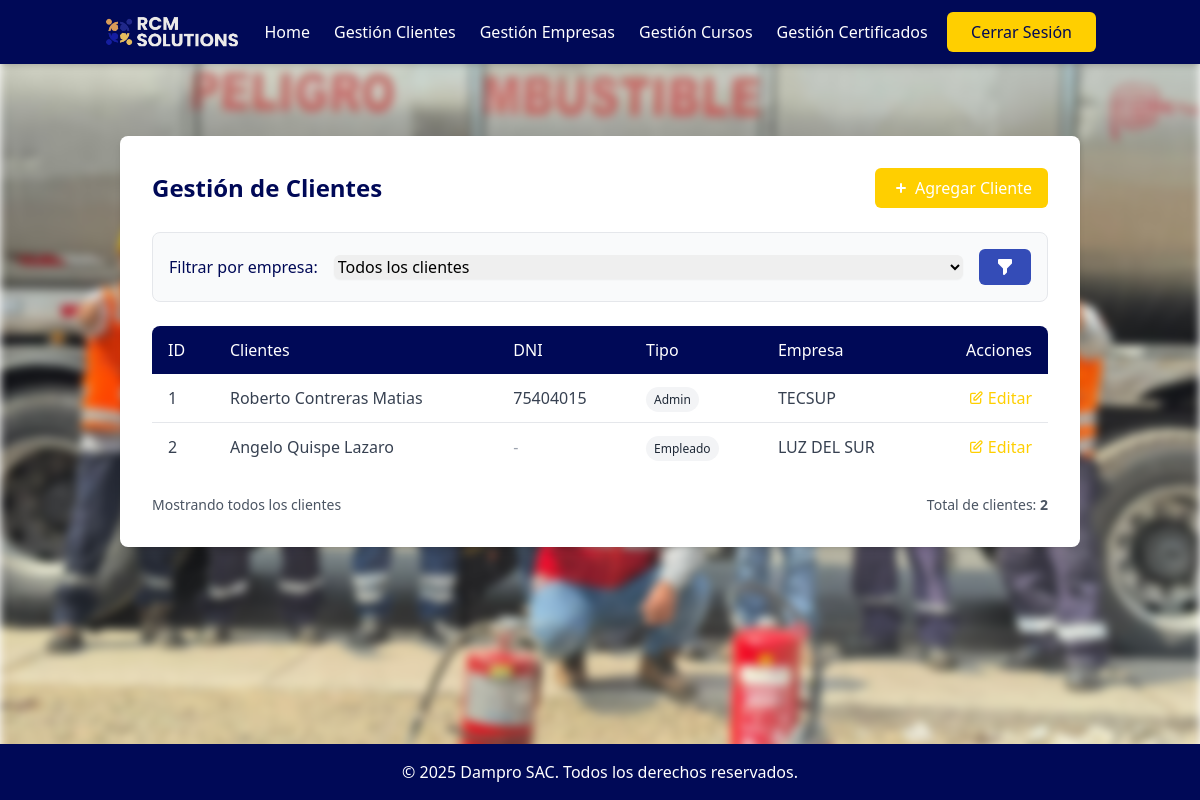
Page /dashboard/usuarios/ (signed in) on the committed database.
### system/models.py (models this page shows)
class Usuario(models.Model):
    first_name = models.CharField(max_length=100)
    last_name = models.CharField(max_length=100)
    second_last_name = models.CharField(max_length=100, blank=True, null=True)
    dni = models.CharField(max_length=8, unique=True, null=True, blank=True)  # DNI peruano estándar de 8 dígitos
    user_type = models.CharField(max_length=50)
    empresa = models.ForeignKey(Empresa, on_delete=models.CASCADE, related_name='usuarios', null=True, blank=True)

class Empresa(models.Model):
    ruc = models.CharField(max_length=11, unique=True)
    nombre = models.CharField(max_length=200)  # razón social

### system/views.py (the view)
# urls.py: path('dashboard/usuarios/',       views.gestion_usuarios, name='gestion_usuarios'),
@login_required
def gestion_usuarios(request):
    empresas = Empresa.objects.all()
    empresa_id = request.GET.get('empresa_id')
    if empresa_id and empresa_id.isdigit() and int(empresa_id) > 0:
        usuarios = Usuario.objects.filter(empresa_id=int(empresa_id))
        empresa_seleccionada = int(empresa_id)
    elif empresa_id == 'sin_empresa':
        usuarios = Usuario.objects.filter(empresa__isnull=True)
        empresa_seleccionada = 'sin_empresa'
    else:
        usuarios = Usuario.objects.all()
        empresa_seleccionada = 'todos'
    return render(request, 'system/gestion_usuarios.html', {
        'usuarios': usuarios,
        'empresas': empresas,
        'empresa_seleccionada': empresa_seleccionada
    })

### system/views.py (called while the page is built)
def login_required(view_func):
    @wraps(view_func)
    def wrapped_view(request, *args, **kwargs):
        if not request.session.get('user_id'):
            return redirect('system:login')
        return view_func(request, *args, **kwargs)
    return wrapped_view

### system/templates/system/gestion_usuarios.html (shortened to what this page needs)
{% extends 'system/base_logged.html' %}
{% block content %}
<section class="gestion-clientes py-12">
  <div class="container mx-auto px-4">
    <div class="bg-white rounded-lg shadow-md p-8 max-w-6xl mx-auto">
      <div class="flex justify-between items-center mb-6">
        <h1 class="text-2xl font-bold text-rcm-navy">Gestión de Clientes</h1>
        <a href="{% url 'system:add_usuario' %}" class="bg-rcm-gold text-white py-2 px-4 rounded-md font-medium hover:bg-opacity-90 transition-colors flex items-center">
          <svg xmlns="http://www.w3.org/2000/svg" class="h-5 w-5 mr-1" viewBox="0 0 20 20" fill="currentColor">
            <path fill-rule="evenodd" d="M10 5a1 1 0 011 1v3h3a1 1 0 110 2h-3v3a1 1 0 11-2 0v-3H6a1 1 0 110-2h3V6a1 1 0 011-1z" clip-rule="evenodd" />
          </svg>
          Agregar Cliente
        </a>
      </div>
      <div class="mb-6 bg-gray-50 p-4 rounded-lg border border-gray-200">
        <form action="{% url 'system:gestion_usuarios' %}" method="GET" class="flex flex-col sm:flex-row items-center gap-4">
          <label for="empresa_id" class="font-medium text-rcm-navy flex-shrink-0">Filtrar por empresa:</label>
          <select name="empresa_id" id="empresa_id" class="flex-grow border-gray-300 rounded-md shadow-sm focus:border-rcm-gold focus:ring focus:ring-rcm-gold/20 transition-colors">
            <option value="todos" {% if empresa_seleccionada == 'todos' %}selected{% endif %}>Todos los clientes</option>
          </select>
          <button type="submit" class="bg-rcm-blue-medium hover:bg-rcm-blue-dark text-white py-2 px-4 rounded-md font-medium transition-colors">
            <svg xmlns="http://www.w3.org/2000/svg" class="h-5 w-5" viewBox="0 0 20 20" fill="currentColor">
              <path fill-rule="evenodd" d="M3 3a1 1 0 011-1h12a1 1 0 011 1v3a1 1 0 01-.293.707L12 11.414V15a1 1 0 01-.293.707l-2 2A1 1 0 018 17v-5.586L3.293 6.707A1 1 0 013 6V3z" clip-rule="evenodd" />
            </svg>
          </button>
        </form>
      </div>
      <div class="overflow-x-auto">
        <table class="min-w-full bg-white">
          <thead>
            <tr class="bg-rcm-navy text-white">
              <th class="py-3 px-4 text-left font-medium rounded-tl-lg">ID</th>
              <th class="py-3 px-4 text-left font-medium">Clientes</th>
              <th class="py-3 px-4 text-left font-medium">DNI</th>
              <th class="py-3 px-4 text-left font-medium">Tipo</th>
              <th class="py-3 px-4 text-left font-medium">Empresa</th>
              <th class="py-3 px-4 text-right font-medium rounded-tr-lg">Acciones</th>
            </tr>
          </thead>
          <tbody class="divide-y divide-gray-200">
            {% for u in usuarios %}
            <tr class="hover:bg-rcm-blue-light/10">
              <td class="py-3 px-4 text-gray-700">{{ u.id }}</td>
              <td class="py-3 px-4 text-gray-700 font-medium">{{ u.first_name }} {{ u.last_name }} {{ u.second_last_name }}</td>
              <td class="py-3 px-4 text-gray-700">
                {% if u.dni %}
                  {{ u.dni }}
                {% else %}
                  <span class="text-gray-400">-</span>
                {% endif %}
              </td>
              <td class="py-3 px-4">
                <span class="px-2 py-1 text-xs rounded-full
                  {% if u.user_type == 'admin' %}
                    bg-rcm-blue-medium text-white
                  {% elif u.user_type == 'staff' %}
                    bg-rcm-blue-light text-white
                  {% else %}
                    bg-gray-100 text-gray-800
                  {% endif %}">
                  {{ u.user_type }}
                </span>
              </td>
              <td class="py-3 px-4 text-gray-700">
                {% if u.empresa %}
                  {{ u.empresa.nombre }}
                {% else %}
                  <span class="text-yellow-600 bg-yellow-100 px-2 py-1 rounded-full text-xs font-medium">Sin empresa asignada</span>
                {% endif %}
              </td>
              <td class="py-3 px-4 text-right">
                <a href="{% url 'system:edit_usuario' u.id %}" class="text-rcm-gold hover:underline font-medium flex items-center justify-end">
                  <svg xmlns="http://www.w3.org/2000/svg" class="h-4 w-4 mr-1" fill="none" viewBox="0 0 24 24" stroke="currentColor">
                    <path stroke-linecap="round" stroke-linejoin="round" stroke-width="2" d="M11 5H6a2 2 0 00-2 2v11a2 2 0 002 2h11a2 2 0 002-2v-5m-1.414-9.414a2 2 0 112.828 2.828L11.828 15H9v-2.828l8.586-8.586z" />
                  </svg>
                  Editar
                </a>
              </td>
            </tr>
            {% empty %}
            <tr>
              <td colspan="6" class="py-8 text-center text-rcm-blue-light italic">No hay clientes registrados.</td>
            </tr>
            {% endfor %}
          </tbody>
        </table>
      </div>
      <div class="mt-6 flex justify-between">
        <div class="text-sm text-gray-600">
          {% if empresa_seleccionada == 'todos' %}
            Mostrando todos los clientes
          {% elif empresa_seleccionada == 'sin_empresa' %}
            Mostrando clientes sin empresa asignada
          {% else %}
            {% for empresa in empresas %}
              {% if empresa.id == empresa_seleccionada %}
                Mostrando usuarios de: <span class="font-semibold">{{ empresa.nombre }}</span>
              {% endif %}
            {% endfor %}
          {% endif %}
        </div>
        <div class="text-sm text-gray-600">
          Total de clientes: <span class="font-semibold">{{ usuarios|length }}</span>
        </div>
      </div>
    </div>
  </div>
</section>
{% endblock %}

### rows in the picture
Usuario: id "1", first_name "Roberto", last_name "Contreras", second_last_name "Matias", dni "75404015", user_type "Admin", empresa.nombre "TECSUP"
Usuario: id "2", first_name "Angelo", last_name "Quispe", second_last_name "Lazaro", user_type "Empleado", empresa.nombre "LUZ DEL SUR"

### other values in the picture
{{ usuarios|length }} "2"
